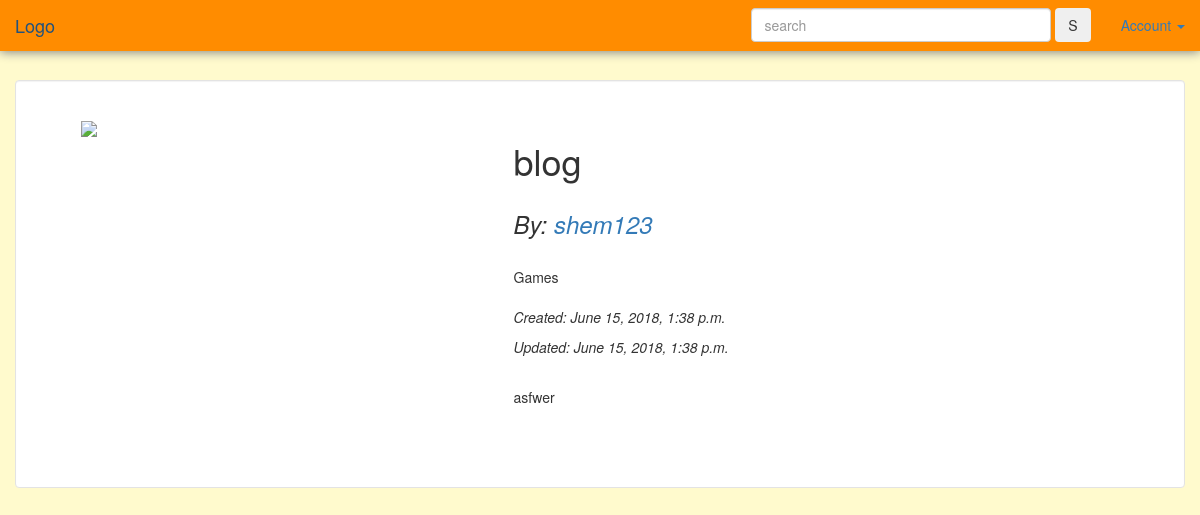
The app's page /blogs/21 with its own data.
### papaya/models.py (models this page shows, shortened)
class Blog(models.Model):
    image = models.ImageField(upload_to = 'papaya/static/papaya/images',
                              default = 'papaya/static/papaya/images/empty.png')
    title = models.CharField(max_length=200)
    author = models.ForeignKey(User, on_delete=models.CASCADE)
    category = models.ForeignKey(Category, on_delete=models.CASCADE)
    date_created = models.DateTimeField()
    date_updated = models.DateTimeField()
    content = models.TextField()

class Category(models.Model):
    category = models.CharField(max_length=100)
    def __str__(self):
        return self.category

### papaya/views.py (the view, shortened to what this page needs)
def blogs_view(request, blog_id):
    blog = Blog.objects.get(id=blog_id)
    return render(request, 'papaya/blogs_view.html',
                 {'blog':Blog.objects.get(id=blog_id),
                  'blog_image':blog.image.url[7:]})

### papaya/templates/papaya/blogs_view.html (shortened to what this page needs)
{% load static %}
<link rel="stylesheet" href="https://maxcdn.bootstrapcdn.com/bootstrap/3.3.7/css/bootstrap.min.css">
<nav class="navbar navbar-fixed-top">
    <div class="container-fluid">
        <div class="navbar-header">
            <a class="navbar-brand" href="{% url 'papaya:listing' %}">Logo</a>
        </div>
        <ul class="nav navbar-nav navbar-right">
            <li class="dropdown">
                <a class="dropdown-toggle" href="#" data-toggle="dropdown">
                {% if user.is_authenticated %}
                    {% if user.first_name %}
                        {{ user.first_name }}
                    {% else %}
                        {{ user.username }}
                    {% endif %}
                    <span class="caret"></span>
                    </a>
                    <ul class="dropdown-menu dropdown-menu-right">
                        <li>
                            <a href="{% url 'papaya:listing' %}">Home</a>
                        </li>
                        <li>
                            <a href="{% url 'papaya:profile' user.id %}">My profile</a>
                        </li>
                        <li>
                            <a href="{% url 'papaya:blogs' %}">My blogs</a>
                        </li>
                        <li>
                            <a href="{% url 'papaya:profile_logout' %}">Logout</a>
                        </li>
                    </ul>
                {% else %}
                    Account
                    <span class="caret"></span>
                    </a>
                {% endif %}
            </li>
        </ul>
        <form class="navbar-form navbar-right" action="#">
            <div class="form-group">
                <input style="width:300px" class="form-control" type="text" placeholder="search" name="search">
            </div>
            <button class="btn" type="submit">S</button>
        </form>
    </div>
</nav>
<div class="container well" id="bodyBox">
    <br>
    <div class="row">
        <div class="col-sm-5 container">
            <div class="row">
                <img src="/{{ blog_image }}">
            </div>
        </div>
        <div class="col-sm-5 container">
            <div class="row">
                <h1>{{ blog.title }}</h1>
            </div>
            <div class="row">
                <h3><i>By: <a href="{% url 'papaya:profile' blog.author.id%}">{{ blog.author.username }}</a></i></h3>
            </div>
            <br>
            <div class="row">
                {{ blog.category }}
            </div>
            <br>
            <div class="row">
                <p><i>Created:
                {{ blog.date_created }}
                </i></p>
                <p><i>Updated:
                {{ blog.date_updated }}
                </i></p>
            </div>
            <br>
            <div class="row">
                {{ blog.content }}
            </div>
            <br>
        </div>
    </div>
</div>

### papaya/templates/papaya/blogs_view.html (style rules this page uses)
.navbar { background-color: darkorange; box-shadow: 0px 1px 10px grey; }
.well { background-color: white; padding: 20px 80px 60px 80px; }

### records on screen
Blog: title "blog", author.username "shem123", category "Games", date_created "June 15, 2018, 1:38 p.m.", date_updated "June 15, 2018, 1:38 p.m.", content "asfwer"
